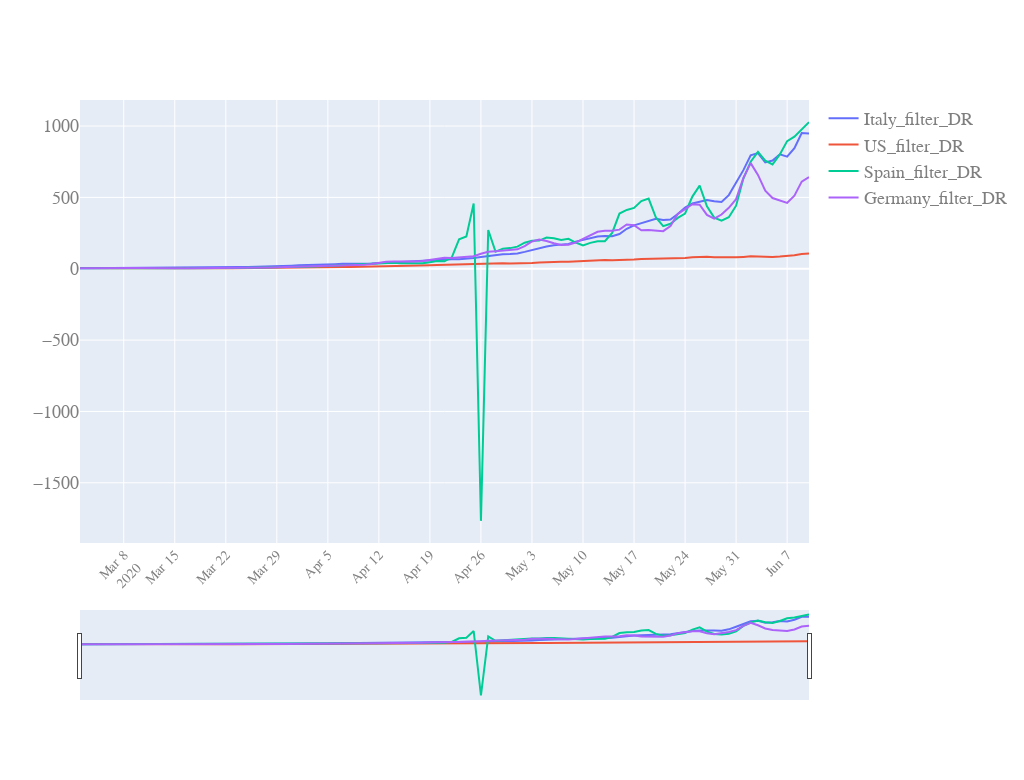

Source (notebook cell):
### Code cell
start_pos=40
quick_plot(df_analyse.date[start_pos:],
           df_analyse.iloc[start_pos:,[25,26,27,28]], #17,18,19   # US comparison 11,18
           yscale='linear',
           slider=True)
